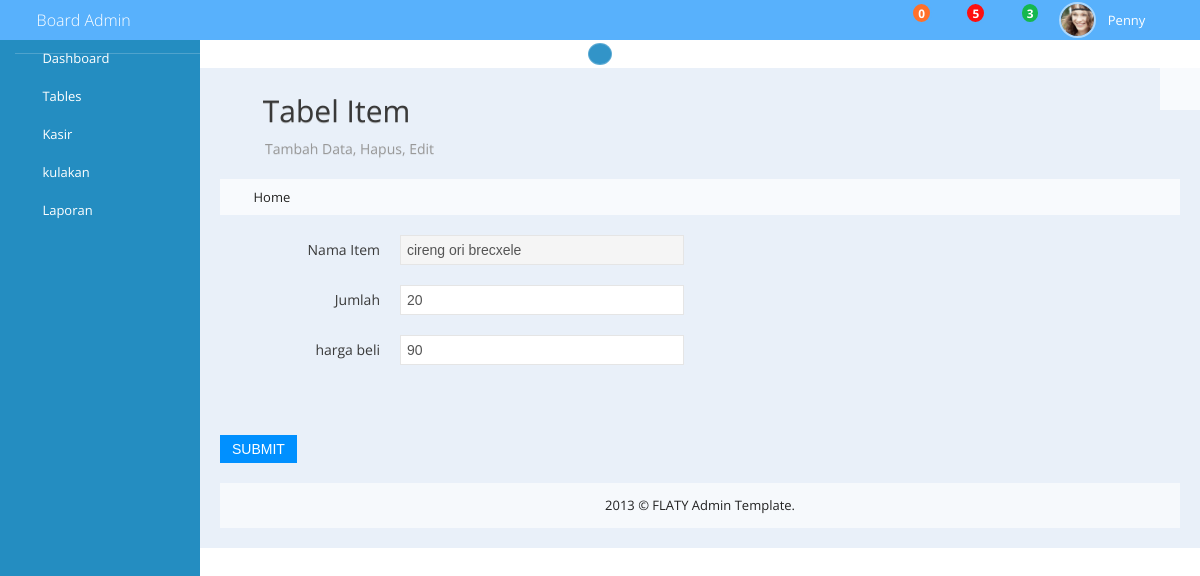
/edit_tambarang2.php?nama=cireng ori brecxele&aksi=edit3, run on the app's committed database.
### tables this page shows
CREATE TABLE IF NOT EXISTS `gatel2` (
  `nama` varchar(20) NOT NULL,
  `jumlah` int(11) NOT NULL,
  `hargabeli` int(11) NOT NULL
);

### database.php (called while the page is built, shortened)
<?php
class database
{
	function edit3($nama)
	{
		$data = mysql_query("select * from gatel2 where nama='$nama'");
		while($d = mysql_fetch_array($data))
		{
			$hasil[] = $d;
		}
		return $hasil;
	}
 }
?>

### edit_tambarang2.php (the view, shortened to what this page needs)
<?php
include 'database.php';
$db = new database();
?>
<!DOCTYPE html>
 <html class="no-js">
    <head>
        <link rel="stylesheet" href="assets/bootstrap/bootstrap.min.css">
        <link rel="stylesheet" href="assets/bootstrap/bootstrap-responsive.min.css">
        <link rel="stylesheet" href="assets/font-awesome/css/font-awesome.min.css">
        <link rel="stylesheet" href="assets/normalize/normalize.css">
        <link rel="stylesheet" href="css/flaty.css">
        <link rel="stylesheet" href="css/flaty-responsive.css">
    </head>
    <body>
       <?php include("header.php"); ?>
        <div class="container-fluid" id="main-container">
            <div id="sidebar" class="nav-collapse">
               <?php include("menu.php"); ?>
            </div>
                <div id="sidebar-collapse" class="visible-desktop">
                    <i class="icon-double-angle-left"></i>
                </div>
            </div>
            <div id="main-content">
                <div class="page-title">
                    <div>
                        <h1><i class="icon-file-alt"></i> Tabel Item</h1>
                        <h4>Tambah Data, Hapus, Edit </h4>
                    </div>
                </div>
                <div id="breadcrumbs">
                    <ul class="breadcrumb">
                        <li class="active"><i class="icon-home"></i> Home</li>
                    </ul>
                </div>
                <div class="box-content">
               <form action="proses.php?aksi=update2" method="post" class="form-horizontal">
                    <?php
                    foreach ($db->edit3($_GET['nama']) as $d)
                    {
                        ?>
                    <div class="control-group">
                                       <label class="control-label">Nama Item  </label>
                                       <div class="controls">
                                          <input type="text" placeholder="xlarge" class="input-xlarge" name="nama" value="<?php echo $d['nama']?>" disabled/>
                                       </div>
                                    </div>
                    <div class="control-group">
                                       <label class="control-label">Jumlah</label>
                                       <div class="controls">
                                          <input type="text" placeholder="xlarge" class="input-xlarge" name="jumlah" value="<?php echo $d['jumlah']?>" />
                                       </div>
                                    </div>
                                    <div class="control-group">
                                       <label class="control-label">harga beli</label>
                                       <div class="controls">
                                          <input type="text" placeholder="xlarge" class="input-xlarge" name="jumlah" value="<?php echo $d['hargabeli']?>" />
                                       </div>
                                    </div>
                     <div class="control-group">
                                       <div class="controls">
                                       </div>
                                    </div>
                   <button type="submit" class="btn btn-primary">SUBMIT</button>
                <?php } ?>
            </form>
            </div>
                <footer>
                    <p>2013 © FLATY Admin Template.</p>
                </footer>
            </div>
    </body>
</html>

### data on the page
gatel2: nama "cireng ori brecxele", jumlah "20", jumlah "90"
